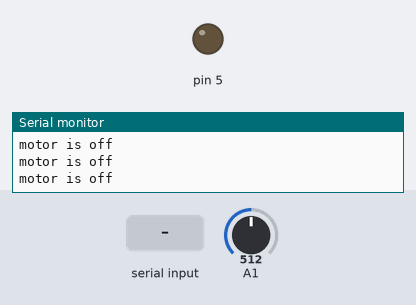
This sketch was run on a simulated Arduino Uno, built with avr-gcc and run on an emulated ATmega328P. On the bench: output pins drawn as LEDs (lit = HIGH), the last lines printed to the serial monitor. Inputs (shaded band) come from the test bench; at power-on: A1 = 512.

Above: at 1.2 s.
1.3 s: "b" received over Serial
At 2.5 s:
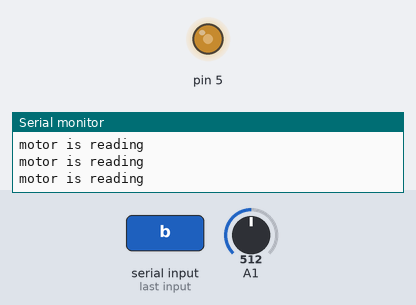
2.8 s: A1 set to 716
At 3.7 s:
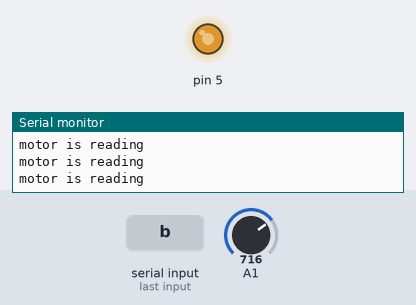
4.3 s: A1 set to 900
At 4.8 s:
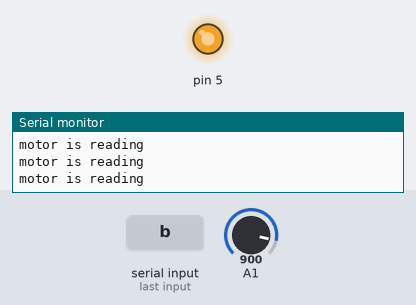
5.8 s: A1 set to 122
At 7.0 s:
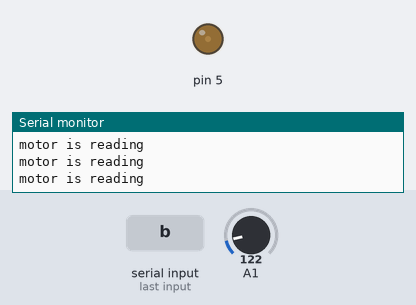
7.3 s: "a" received over Serial
At 8.4 s:
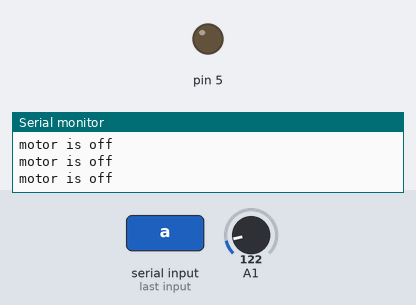
Timing chart, 0 to 10.3 s (numbered marks = the images above; inputs shaded):
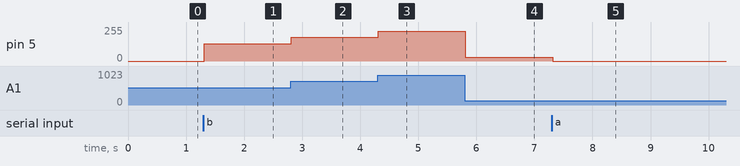

The sketch:

code.ino
```cpp
int state;
void setup() {
  Serial.begin(9600);
  pinMode(A1,INPUT);
  pinMode(5,OUTPUT);
}

void loop() {
  if(Serial.available()>0){
    int x=Serial.read();
    switch(x){
      case 'a':
      state=0;
      Serial.println("state is 0");
      break;

      case 'b':
      state=1;
      Serial.println("state is 1");
      break;
      }
      }
  if(state==0){
    digitalWrite(5,LOW);
    Serial.println("motor is off");
    }

  if(state==1){
    analogWrite(5,analogRead(A1)/4);
    Serial.println("motor is reading");
    }
}
```

Measured:
- after the input at 1.3 s, pin 5: 0/255 → 128/255 at once
- after the input at 2.8 s, pin 5: 128/255 → 179/255 at once
- after the input at 4.3 s, pin 5: 179/255 → 225/255 at once
- after the input at 5.8 s, pin 5: 225/255 → 30/255 at once
- after the input at 7.3 s, pin 5: 30/255 → 0/255 at once
